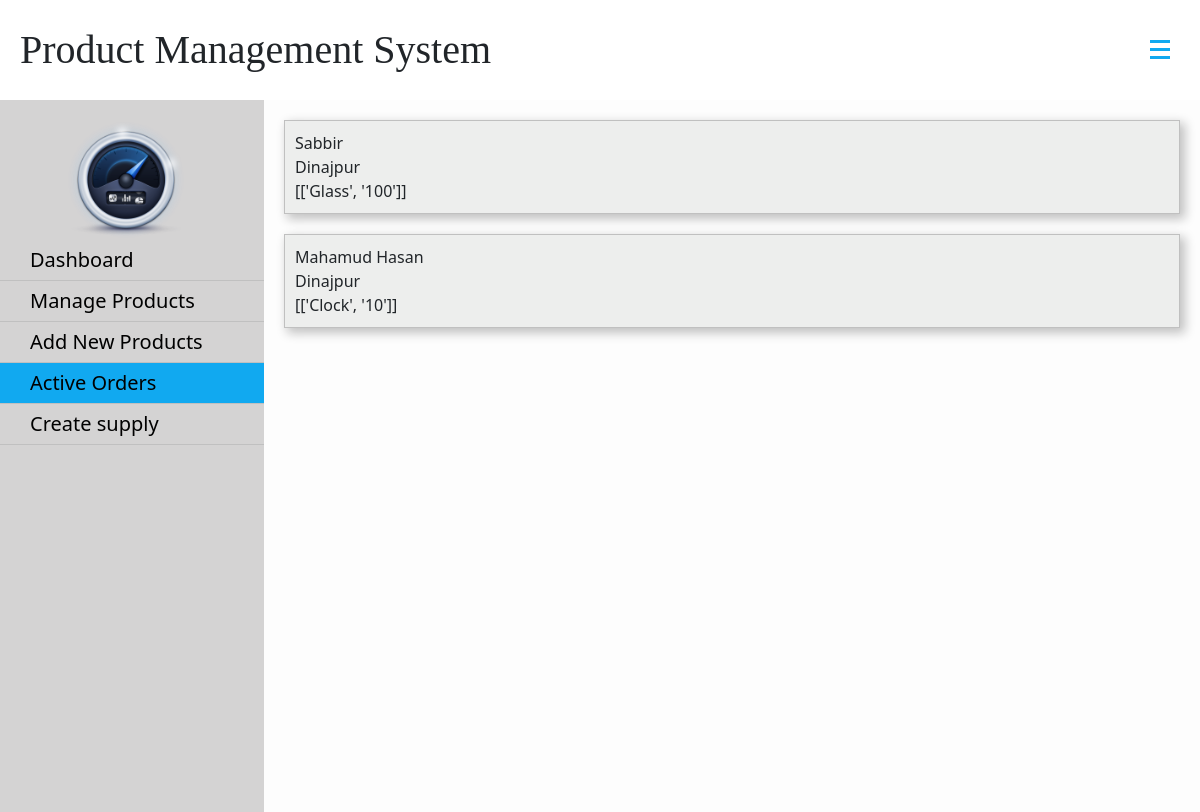
/activeorders (signed in), run on the app's committed database.
### apps/product_view/models.py (models this page shows, shortened)
class ActiveOrder(models.Model):
    order_name = models.CharField(max_length=100, null=True, default="")
    order_location = models.CharField(max_length=200, null=True, default="")
    order_data = models.TextField()

### product_management/views.py (the view)
# urls.py: path('activeorders', views.Main_view.activeOrders, name='activeorders'),
    @login_required(login_url="alogin")
    def activeOrders(request):
        data = ActiveOrder.objects.all()
        print(data[0]._meta.get_fields())
        return render(request, 'activeorder.html', {'orders' : data})

### template/activeorder.html (shortened to what this page needs)
{% extends "base.html" %}
{% block body %}
{% for i in orders %}
<div class="order-item">
    <div class="name">
        {{i.order_name}}
    </div>
    <div class="address">
        {{i.order_location}}
    </div>
    <div class="order-data">
        {{i.order_data}}
    </div>
</div>
{% endfor %}
{% endblock %}

### static/css/base.css (style rules this page uses)
* { margin: 0; padding: 0; box-sizing: border-box; }

### template/activeorder.html (style rules this page uses)
.order-item { background-color: rgb(237, 238, 237); margin: 20px; padding: 10px; border: 1px solid silver; box-shadow: 4px 4px 10px 1px silver; }

### data on the page
ActiveOrder: order_name "Sabbir", order_location "Dinajpur", order_data "[['Glass', '100']]"
ActiveOrder: order_name "Mahamud Hasan", order_location "Dinajpur", order_data "[['Clock', '10']]"
